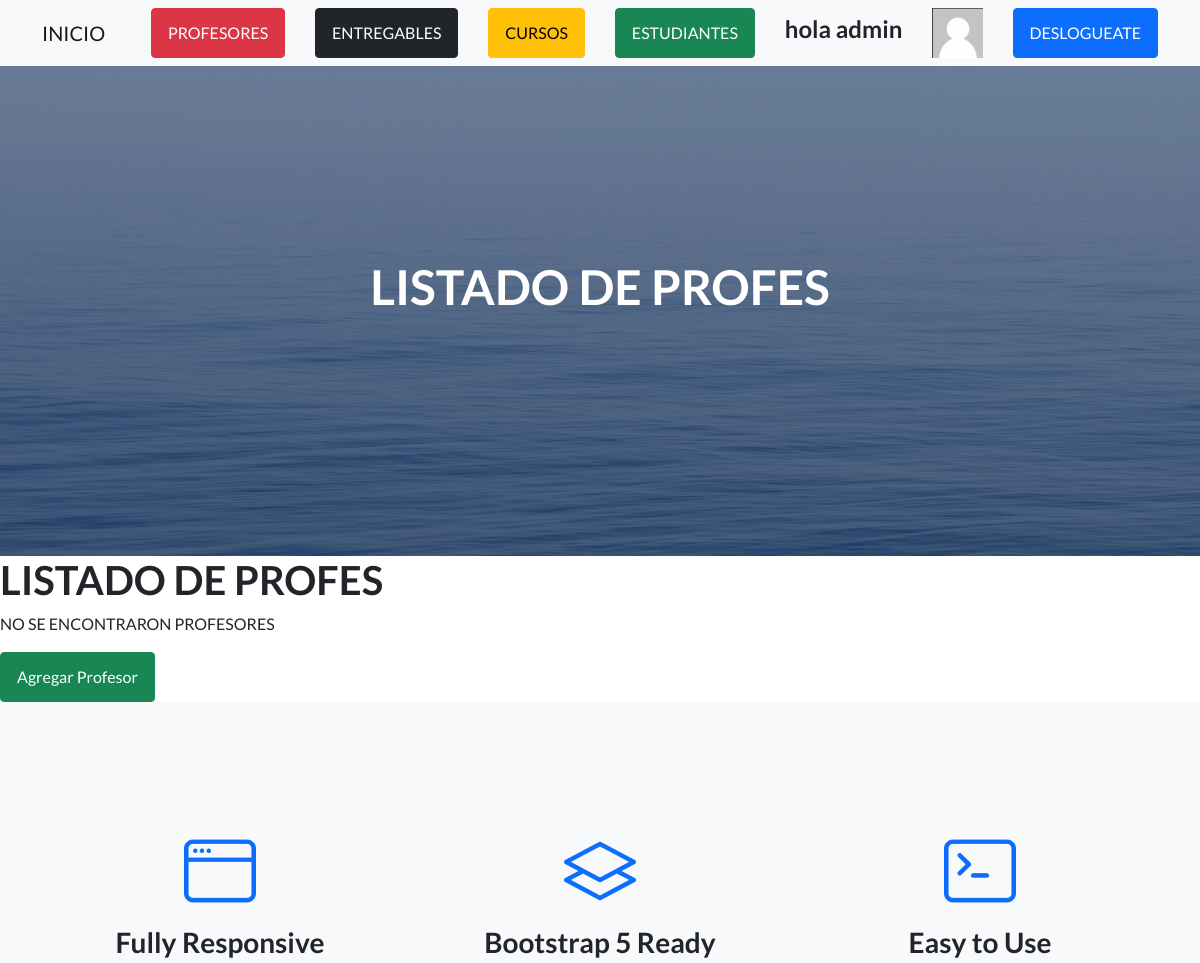
The app's page /AppCoder/leerProfesores/ (signed in, upper part), older data.
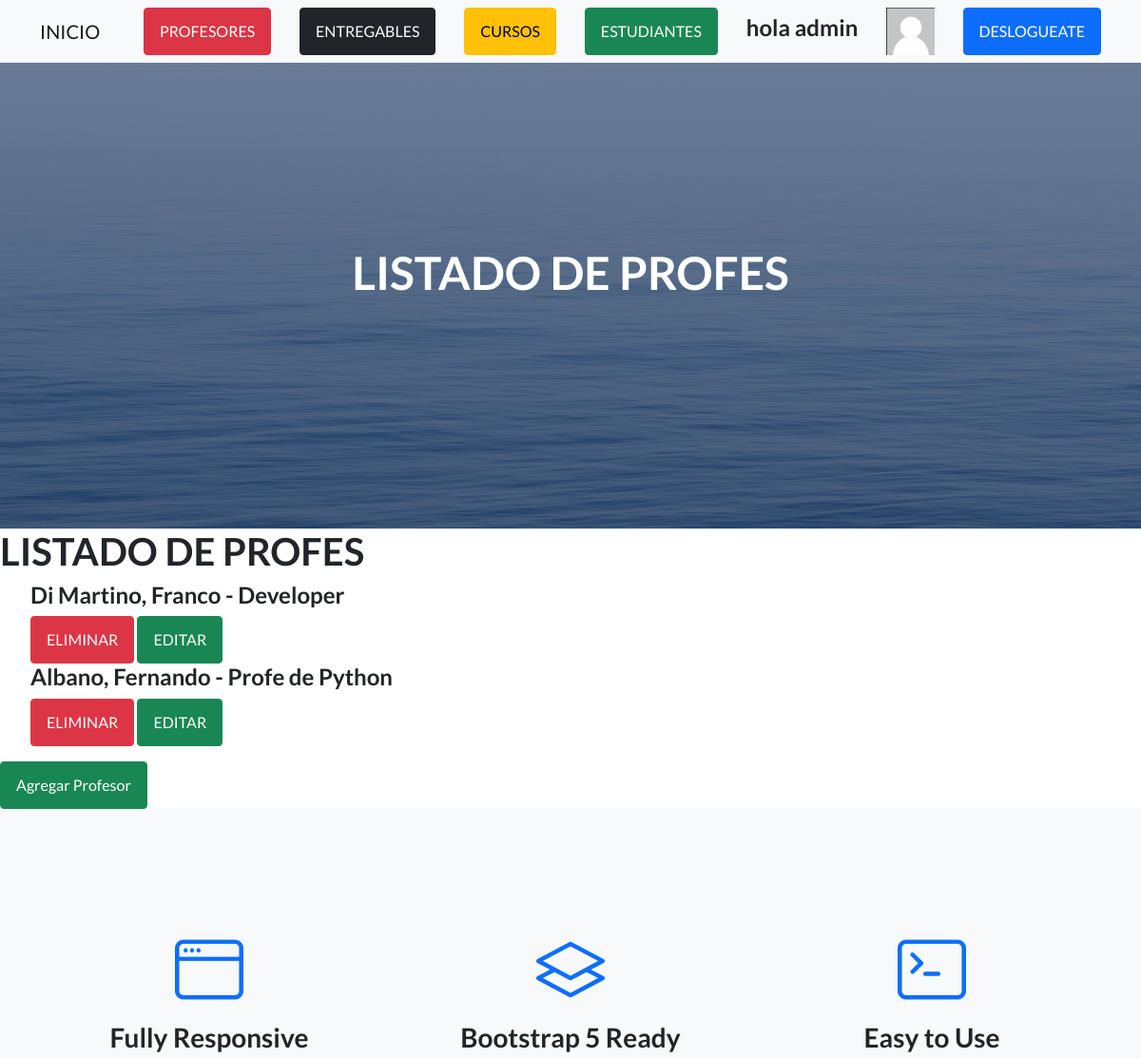
The same page, newer data.
### AppCoder/models.py (models this page shows)
class Profesor(models.Model):
    nombre= models.CharField(max_length=50)
    apellido= models.CharField(max_length=50)
    email= models.EmailField()
    profesion= models.CharField(max_length=50)
    def __str__(self):
        return self.nombre+" "+self.apellido

### AppCoder/views.py (the view)
# urls.py: path("leerProfesores/", leerProfesores, name="leerProfesores"),
@login_required
def leerProfesores(request):
    profesores=Profesor.objects.all()
    print(list(profesores))
    return render(request, "Appcoder/leerProfesores.html", {"profesores":profesores, "avatar":obtenerAvatar(request)})

### AppCoder/views.py (called while the page is built)
def obtenerAvatar(request):
    lista=Avatar.objects.filter(user=request.user)
    if len(lista)!=0:
        imagen=lista[0].imagen.url
    else:
        imagen="/media/avatares/avatarpordefecto.png"
    return imagen

### AppCoder/templates/AppCoder/leerProfesores.html
{% extends "AppCoder/padre.html" %}
{% load static %}
{% block titulo %}
<h1 class="mb-5">LISTADO DE PROFES</h1>
{% endblock %}
{% block contenido_que_cambia %}
<h1>LISTADO DE PROFES</h1>
{% if profesores %}
<ul>
    {% for profe in profesores %}
        <h4>{{ profe.apellido }}, {{ profe.nombre }} - {{ profe.profesion }}</h4>
        <a class="btn btn-danger" href="{% url 'eliminarProfesor' profe.id %}">ELIMINAR</a>
        <a class="btn btn-success" href="{% url 'editarProfesor' profe.id %}">EDITAR</a>
        <br>
    {% endfor %}
</ul>
{% else %}
<p>NO SE ENCONTRARON PROFESORES</p>
{% endif %}
<a class="btn btn-success" href="{% url 'profeFormulario' %}">Agregar Profesor</a>
{% endblock %}

### AppCoder/templates/AppCoder/padre.html (shortened to what this page needs)
<!DOCTYPE html>
<html lang="en">
    <head>
        {% load static %}
        <link href="https://cdn.jsdelivr.net/npm/bootstrap-icons@1.5.0/font/bootstrap-icons.css" rel="stylesheet" type="text/css" />
        <link href="{% static 'AppCoder/css/styles.css' %}" rel="stylesheet" />
    </head>
    <body>
        <nav class="navbar navbar-light bg-light static-top">
            <div class="container">
                <a class="navbar-brand" href="{% url 'inicio' %}">INICIO</a>
                <a class="btn btn-danger" href="{% url 'profesores' %}">PROFESORES</a>
                <a class="btn btn-dark" href="{% url 'entregables' %}">ENTREGABLES</a>
                <a class="btn btn-warning" href="{% url 'cursos' %}">CURSOS</a>
                <a class="btn btn-success" href="{% url 'estudiantes' %}">ESTUDIANTES</a>
                {% if user.is_authenticated %}
                <h4> hola {{ user.username }}</h4>
                <img height="50px" src="{{ avatar }}" alt="">
                <a class="btn btn-primary" href="{% url 'logout' %}">DESLOGUEATE</a>
                {% else %}
                <a class="btn btn-primary" href="{% url 'login' %}">LOGUEATE</a>
                <a class="btn btn-primary" href="{% url 'register' %}">REGISTRARSE</a>
                {% endif %}
            </div>
        </nav>
        <header class="masthead">
            <div class="container position-relative">
                <div class="row justify-content-center">
                    <div class="col-xl-6">
                        <div class="text-center text-white">
                            {% block titulo %}
                            {% endblock %}
                        </div>
                    </div>
                </div>
            </div>
        </header>
        {% block contenido_que_cambia %}
        {% endblock %}
        <section class="features-icons bg-light text-center">
            <div class="container">
                <div class="row">
                    <div class="col-lg-4">
                        <div class="features-icons-item mx-auto mb-5 mb-lg-0 mb-lg-3">
                            <div class="features-icons-icon d-flex"><i class="bi-window m-auto text-primary"></i></div>
                            <h3>Fully Responsive</h3>
                        </div>
                    </div>
                    <div class="col-lg-4">
                        <div class="features-icons-item mx-auto mb-5 mb-lg-0 mb-lg-3">
                            <div class="features-icons-icon d-flex"><i class="bi-layers m-auto text-primary"></i></div>
                            <h3>Bootstrap 5 Ready</h3>
                        </div>
                    </div>
                    <div class="col-lg-4">
                        <div class="features-icons-item mx-auto mb-0 mb-lg-3">
                            <div class="features-icons-icon d-flex"><i class="bi-terminal m-auto text-primary"></i></div>
                            <h3>Easy to Use</h3>
                        </div>
                    </div>
                </div>
            </div>
        </section>
    </body>
</html>

Row changes from the older to the newer data that the page shows:
added Profesor: apellido "Di Martino", nombre "Franco", profesion "Developer"
added Profesor: apellido "Albano", nombre "Fernando", profesion "Profe de Python"
Text that changed along with them:
text no longer shown: "NO SE ENCONTRARON PROFESORES"
